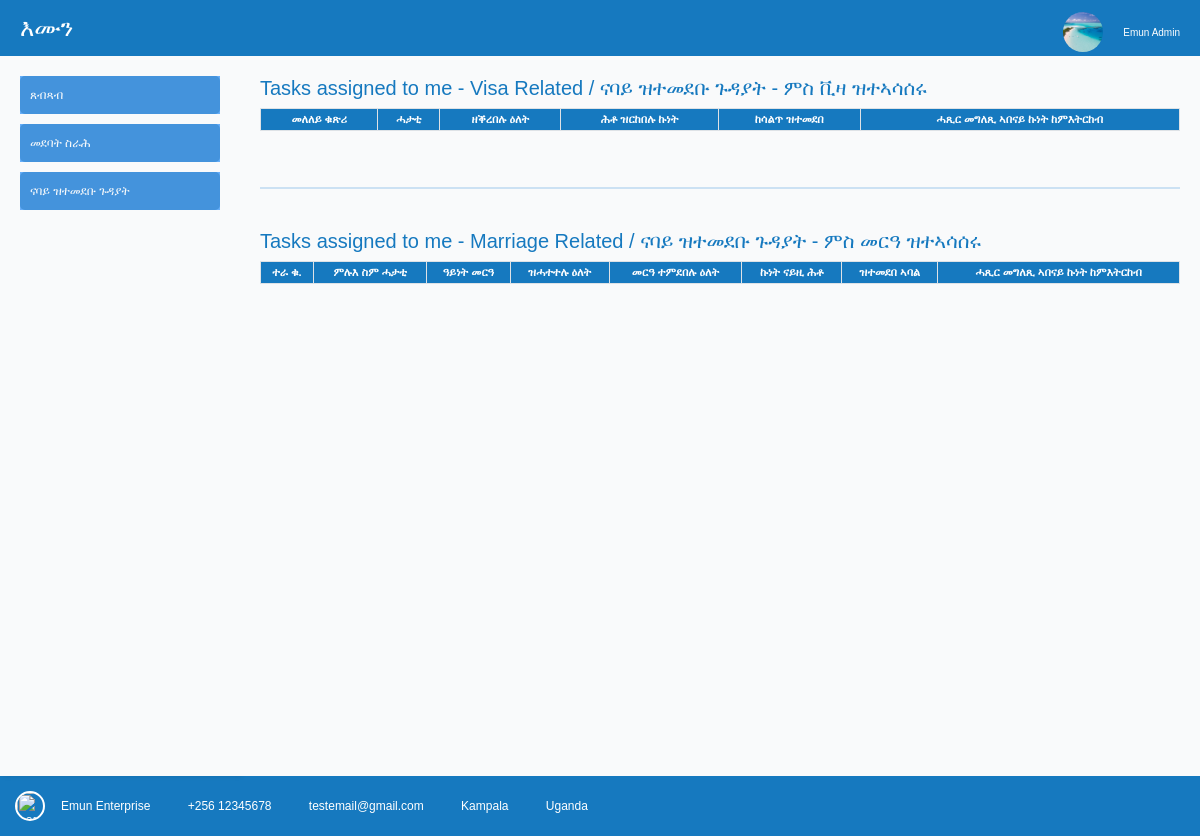
Before: /assigned_to_me (signed in) with the older database file.
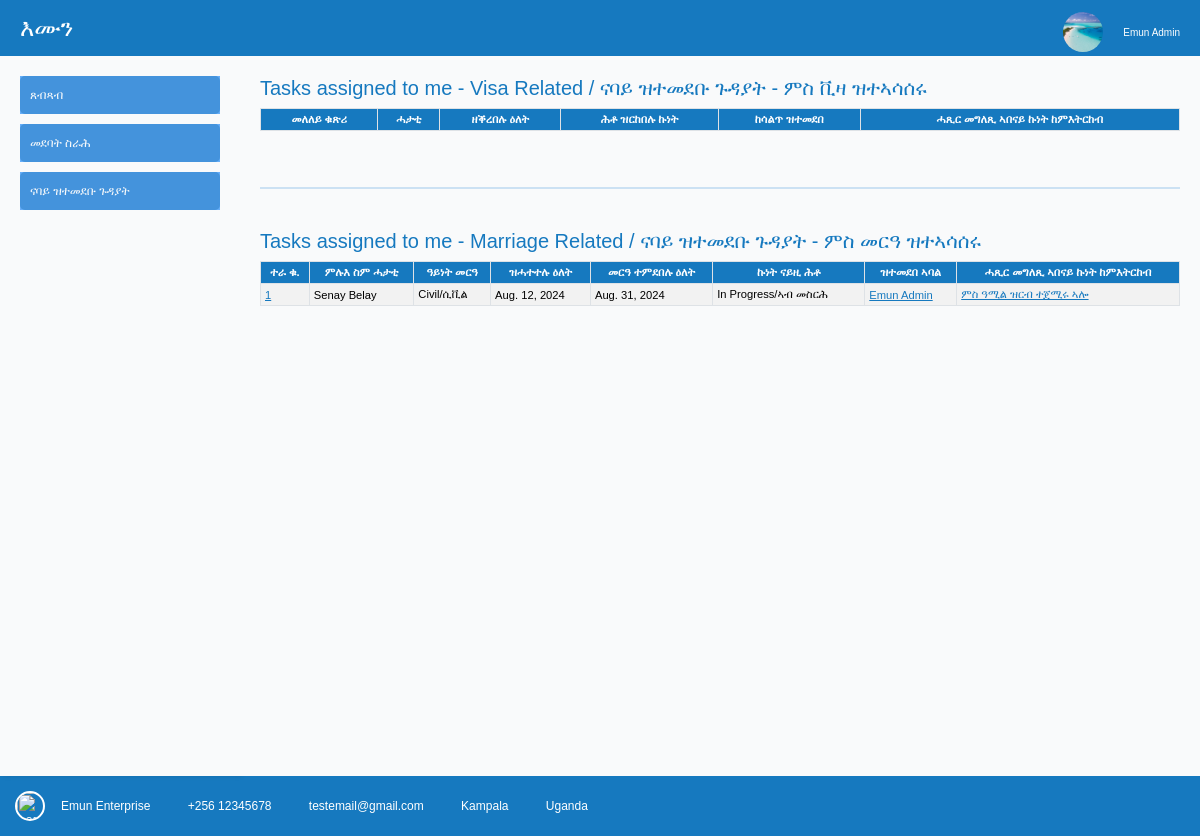
After: the same page with the newer database file.
### attachments/models.py (models this page shows, shortened)
class MarriageRecord(TimestampMixin, UserStampedMixin, models.Model):
    CLASSIFICATION_CHOICES = [
        ('1', 'Civil/ሲቪል'),
        ('2', 'Christian/ክርስትያን'),
        ('3', 'Muslim/ምስልምና'),
        ('4', 'Hindu/ሂንዱ'),
        ('5', 'Customary/ባህላዊ'),
        ('6', 'Registered/ናይ መንግስ'),
    ]
    STATUS_CHOICES = [
        ('1', 'Initiated/ተበጊሱ'),
        ('2', 'Assigned/ተመዲቡ'),
        ('3', 'In Progress/ኣብ መስርሕ'),
        ('4', 'Completed/ተዛዚሙ'),
        ('5', 'Cancelled/ተሰሪዙ'),
    ]
    requestor = models.ForeignKey(User, on_delete=models.PROTECT, null=True)
    marriage_classification = models.CharField(max_length=1, choices=CLASSIFICATION_CHOICES, null=True)
    requested_date = models.DateField(auto_now_add=True)
    marriage_planned_date = models.DateField(blank=True, null=True)
    record_status = models.CharField(max_length=1, choices=STATUS_CHOICES, default='1',)
    assigned_officer = models.ForeignKey(User, on_delete=models.PROTECT, null=True, related_name="person_assigned_marriage")
    officer_notes = models.TextField(null=True, blank=True)

### decorators.py (the view)
    def wrapper(request, *args, **kwargs):
        if request.user.is_authenticated:
            return view_func(request, *args, **kwargs)
        else:
            messages.error(request, "Access denied")
            return redirect('login')

### facilitators/views.py (called while the page is built)
@authentication_required
@allowed_users(allowed_roles=['admin', 'moderator', 'facilitator'])
def assigned_to_me(request):
    user_id = request.user.id
    visa_app = VisaApplication.objects.filter(assigned_officer=user_id)
    marr_rec = MarriageRecord.objects.all()
    return render(request, 'tasks_assigned_to_me.html', {
        'visa_app': visa_app,
        'marr_rec': marr_rec,
    })

### home/templatetags/group_tags.py (called while the page is built)
@register.filter(name='has_group')
def has_group(user, group_name):
    group = Group.objects.get(name=group_name)
    return group in user.groups.all()

### facilitators/templates/tasks_assigned_to_me.html (shortened to what this page needs)
{% extends  'base.html' %}
{% load static %}
{% block content %}
<h5> Tasks assigned to me - Visa Related / ናባይ ዝተመደቡ ጉዳያት - ምስ ቪዛ ዝተኣሳሰሩ</h5>
<table class="table table-striped table-hover table-bordered table-sm align-middle" style="font-size:0.7rem;">
    <thead align="center">
    <tr>
        <th scope="col">መለለይ ቁጽሪ</th>
        <th scope="col">ሓታቲ</th>
        <th scope="col">ዘቕረበሉ ዕለት</th>
        <th scope="col">ሕቶ ዝርከበሉ ኩነት</th>
        <th scope="col">ከሳልጥ ዝተመደበ</th>
        <th scope="col">ሓጺር መግለጺ ኣበናይ ኩነት ከምእትርከብ</th>
    </tr>
    </thead>
</table>
<br>
<hr class="divider">
<br>
<h5> Tasks assigned to me - Marriage Related / ናባይ ዝተመደቡ ጉዳያት - ምስ መርዓ ዝተኣሳሰሩ</h5>
    <table class="table table-striped table-hover table-bordered table-sm align-middle">
        <thead align="center">
        <tr>
            <th scope="col">ተራ ቁ.</th>
            <th scope="col">ምሉእ ስም ሓታቲ</th>
            <th scope="col">ዓይነት መርዓ</th>
            <th scope="col">ዝሓተተሉ ዕለት</th>
            <th scope="col">መርዓ ተምደበሉ ዕለት</th>
            <th scope="col">ኩነት ናይዚ ሕቶ</th>
            <th scope="col">ዝተመደበ ኣባል</th>
            <th scope="col">ሓጺር መግለጺ ኣበናይ ኩነት ከምእትርከብ</th>
        </tr>
        </thead>
        <tbody>
            {% for i in marr_rec %}
        <tr>
            <td><a href="{% url 'compiled_marriage_application' i.id %}">{{ i.id }}</a></td>
            <td>{{ i.requestor.first_name }} {{ i.requestor.last_name }}</td>
            <td>{{ i.get_marriage_classification_display }}</td>
            <td>{{ i.requested_date }}</td>
            <td>{{ i.marriage_planned_date }}</td>
            <td>{{ i.get_record_status_display }}</td>
            <td>
                {% if i.assigned_officer != None %}
                    <a href="{% url 'assign_task_marriage' i.id %}">
                        {{ i.assigned_officer.first_name }} {{ i.assigned_officer.last_name }}
                    </a>
                {% else %}
                    <a href="{% url 'assign_task_marriage' i.id %}">ሰብ መድበሉ</a>
                {% endif %}
            </td>
            <td>
                {% if i.officer_notes != None %}
                    <a href="{% url 'assign_task_marriage' i.id %}">
                        {{ i.officer_notes }}
                    </a>
                {% else %}
                    <a href="{% url 'add_officer_note_marriage' i.id %}">ሓበሬታ ክጽሕፈሉ</a>
                {% endif %}
            </td>
        </tr>
        {% endfor %}
        </tbody>
    </table>
{% endblock %}

Changed rows visible on the page:
added MarriageRecord: id "1", requestor.first_name "Senay", requestor.last_name "Belay", marriage_classification "Civil/ሲቪል", requested_date "Aug. 12, 2024", marriage_planned_date "Aug. 31, 2024", record_status "In Progress/ኣብ መስርሕ", assigned_officer.first_name "Emun", assigned_officer.last_name "Admin", officer_notes "ምስ ዓሚል ዝርብ ተጀሚሩ ኣሎ"
